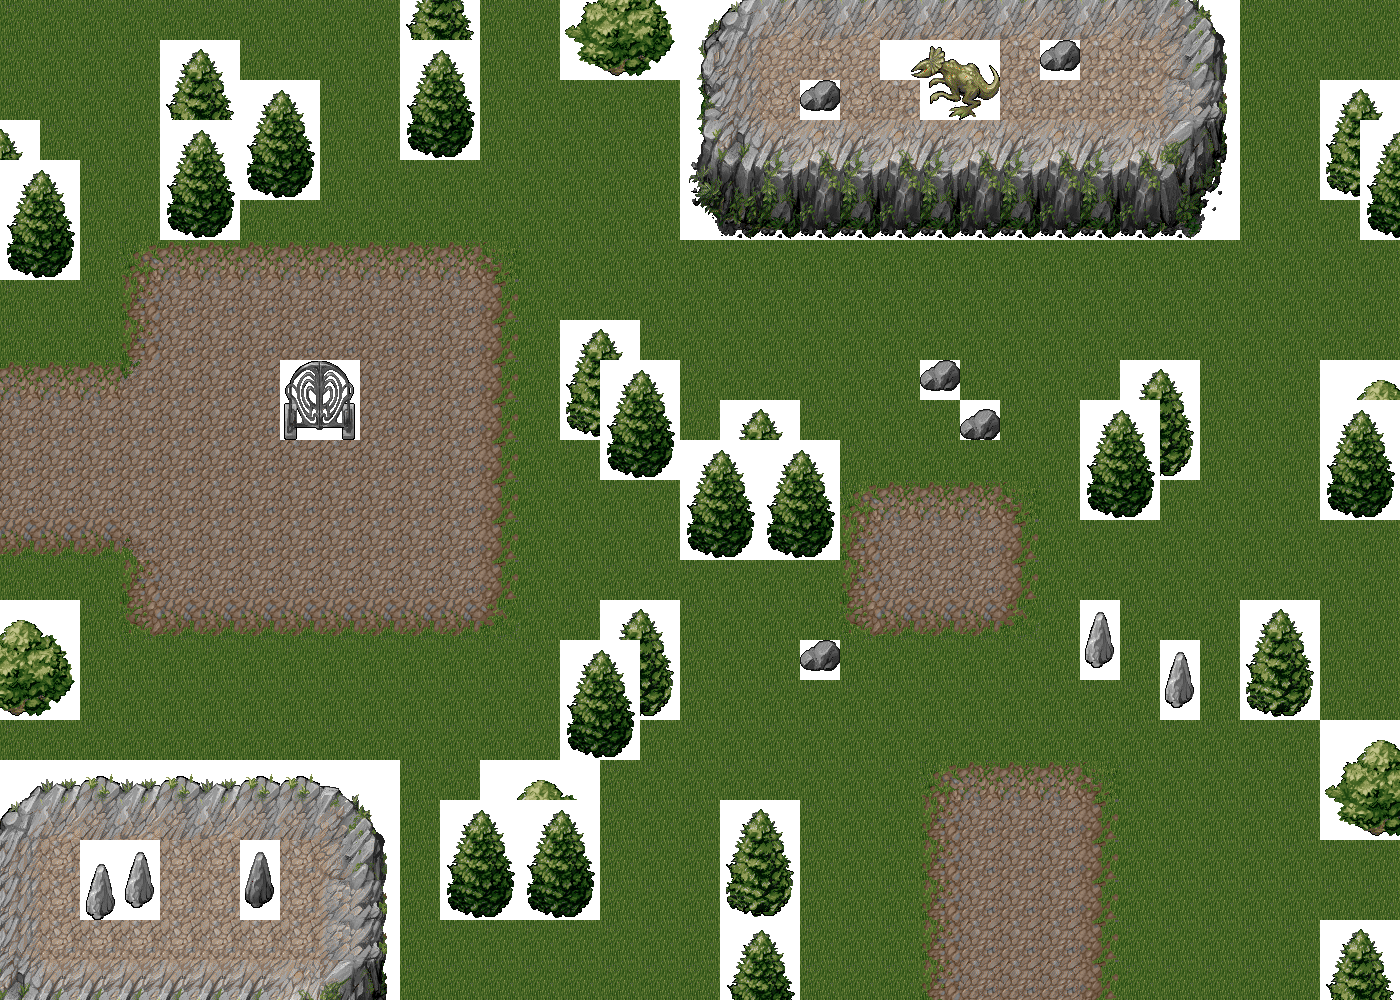

Rendered tile map (Tiled .tmx) drawn with the repository's tilesets; below, a short description and the map source with its tile grids summarised:
An orthogonal 35x25 tile map with 40x40 px tiles, 3 tile layers (Base, Montañas, New Layer) and 2 objects (2x heroe).

<map version="1.0" orientation="orthogonal" width="35" height="25" tilewidth="40" tileheight="40">
 <tileset firstgid="1" name="tile_bosque" tilewidth="40" tileheight="40">
  <image source="../graphics/tilesets/tile_bosque.png" trans="#ff00ff" />
 </tileset>
 <layer name="Base" width="35" height="25">
  <data>[875 cells, 875 non-empty, 12 distinct tile ids]</data>
 </layer>
 <layer name="Montañas" width="35" height="25">
  <data>[875 cells, 243 non-empty, 59 distinct tile ids]</data>
 </layer>
 <layer name="New Layer" width="35" height="25">
  <data>[875 cells, 96 non-empty, 22 distinct tile ids]</data>
 </layer>
 <objectgroup name="Eventos" width="35" height="25">
  <object name="heroe" x="625" y="544" />
  <object name="heroe" x="625" y="544" />
 </objectgroup>
</map>
